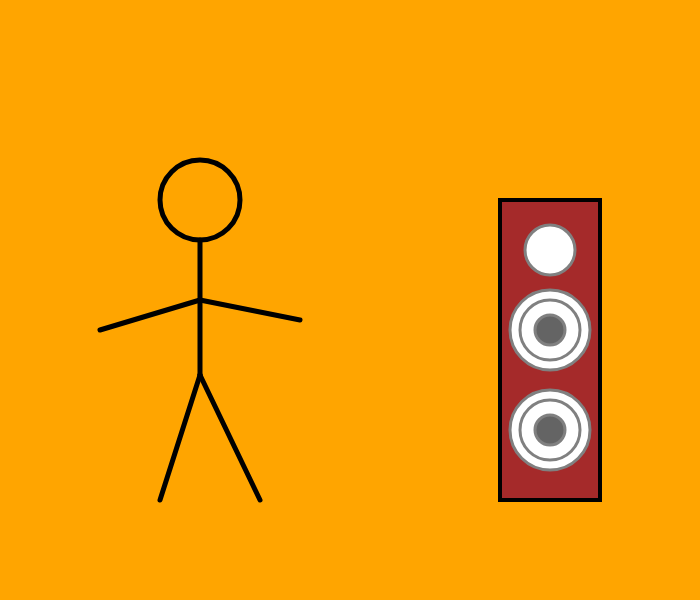
Frame 1 (no input)
Frame 60 (no input): identical to frame 1, image omitted
Frame 120 (the mouse pressed at the canvas centre since frame 60): identical to frame 1, image omitted

The p5.js sketch that drew this single still picture (run headless with seeded random() and noise() and a simulated clock; from frame 60 on, the mouse is pressed at the canvas centre):

// p5.js sketch
// ── sketch.js
/*
Name:  Fernando O
Title:  Sound and Dance 

Concept:  Sounds of music to make our character dance
*/

let move = 0;

function setup() {
  createCanvas(700, 600);
}

function draw() {
  background("orange");

  // Call my original functions
  drawStickman();
  drawSpeaker();
}


// STICKMAN FUNCTION

function drawStickman() {

  stroke("black");
  strokeWeight(5);
  noFill();

  // Head
  circle(200, 200, 80);

  // Body
  line(200, 240, 200, 375);

  // Left arm
  line(200, 300, 100, 330 + move);

  // Right arm
  line(300, 320 - move, 200, 300);

  // Left leg
  line(200, 375, 160 - move, 500);

  // Right leg
  line(200, 375, 260 + move, 500);
}

// SPEAKER FUNCTION

function drawSpeaker() {

  // Speaker cabinet
  fill("brown");
  strokeWeight(4);
  stroke("black");
  rect(500, 200, 100, 300);

  // Speaker tweeter (top)
  fill("white");
  strokeWeight(3);
  stroke("grey");
  ellipse(550, 250, 50, 50);

  // Speaker middle woofer
  fill("white");
  strokeWeight(3);
  stroke("grey");
  ellipse(550, 330, 80 + move, 80 + move);

  // Speaker middle woofer:
  // White ellipse (woofer center outline)
  fill(255);
  ellipse(550, 330, 60 + move, 60 + move);

  // Speaker middle woofer:
  // Gray ellipse center
  fill(100);
  ellipse(550, 330, 30 + move, 30 + move);

  // Speaker bottom woofer
  fill("white");
  strokeWeight(3);
  stroke("grey");
  ellipse(550, 430, 80 + move, 80 + move);

  // Speaker bottom woofer:
  // White ellipse (woofer center outline)
  fill(255);
  ellipse(550, 430, 60 + move, 60 + move);

  // Gray ellipse center
  fill(100);
  ellipse(550, 430, 30 + move, 30 + move);
}

// KEYBOARD INPUT

function keyPressed() {

  // Random movement when any key is pressed
  move = random(-10, 10);
}

function keyReleased() {

  // Return everything to normal
  move = 0;
}
 
